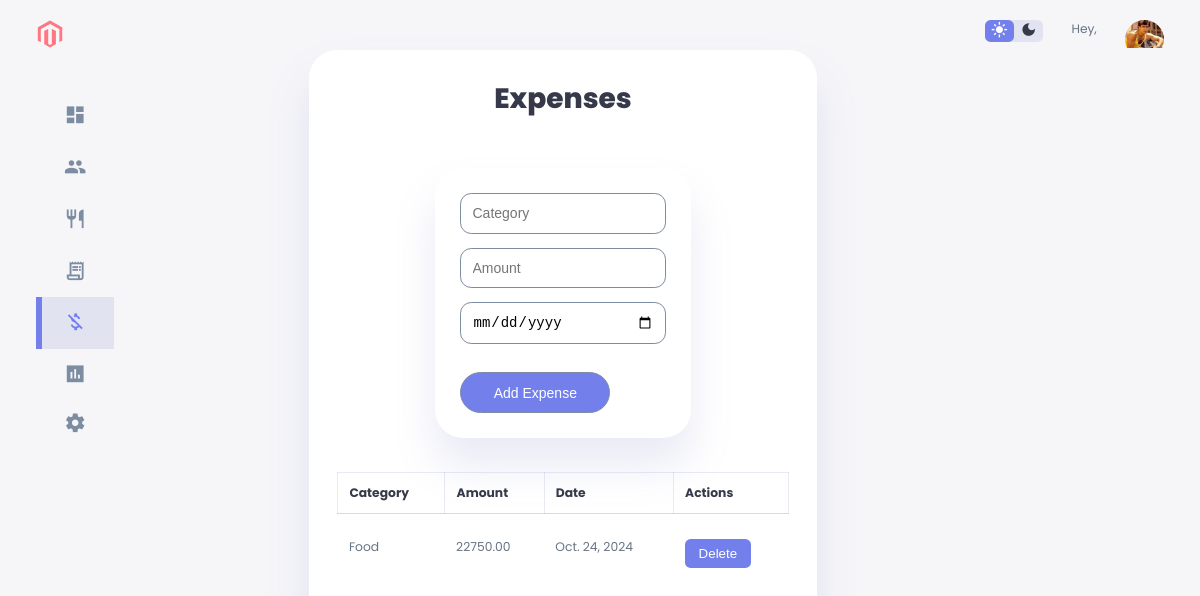
Before: /Dashboard/expense/ with the older database file.
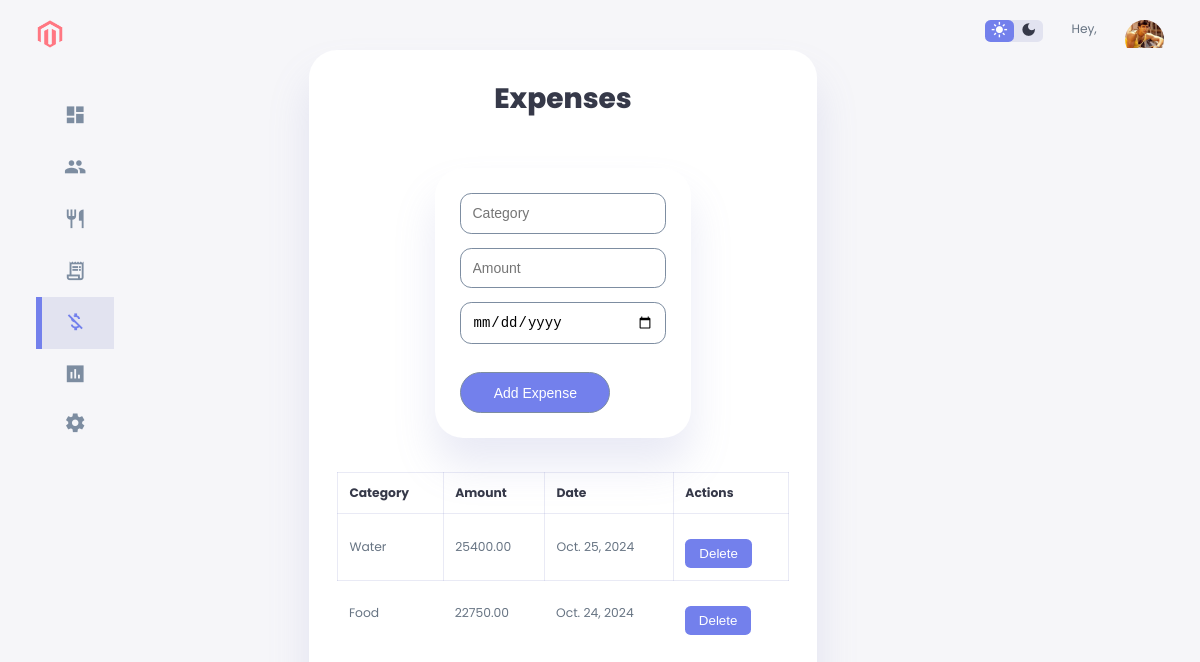
After: the same page with the newer database file.
### Dashboard/models.py (models this page shows, shortened)
class Expense(models.Model):
    user = models.ForeignKey(User, on_delete=models.CASCADE)  # Ensure this line exists
    organization = models.ForeignKey(Organization, null=True, blank=True, on_delete=models.SET_NULL)  # Optional, organization linked to the expense
    category = models.CharField(max_length=100)  # Category of the expense
    amount = models.DecimalField(max_digits=10, decimal_places=2)  # Amount of the expense
    date = models.DateField()  # Date of the expense
    description = models.TextField(blank=True, null=True)  # Optional description
    class Meta:
        ordering = ['-date']  # Order expenses by date (most recent first)

### Dashboard/views.py (the view, shortened to what this page needs)
# urls.py: path('expense/', expense_view, name='expense'),  # Expense page
def expense_view(request):
    return render(request, 'expense.html', {'expenses': Expense.objects.all()})

### Dashboard/templates/expense.html (shortened to what this page needs)
{% load static %}
<!DOCTYPE html>
<html lang="en">
<head>
    <link rel="stylesheet" href="{% static 'css/style.css' %}" />
    <link rel="stylesheet" href="{% static 'css/expense.css' %}" />
</head>
<body>
    <div class="container">
        <aside>
            <div class="top">
                <div class="logo">
                    <img src="{% static 'images/logo.png' %}" alt="Logo" />
                </div>
            </div>
            <div class="sidebar">
                <a href="{% url 'index' %}">
                    <span class="material-icons-sharp">dashboard</span>
                </a>
                <a href="{% url 'organization' %}">
                    <span class="material-icons-sharp">group</span>
                </a>
                <a href="{% url 'food-order' %}">
                    <span class="material-icons-sharp">restaurant</span>
                </a>
                <a href="{% url 'invoicing' %}" >
                    <span class="material-icons-sharp">receipt_long</span>
                </a>
                <a href="{% url 'expense' %}" class="active">
                    <span class="material-icons-sharp">money_off</span>
                </a>
                <a href="{% url 'reports' %}">
                    <span class="material-icons-sharp">assessment</span>
                </a>
                <a href="{% url 'profile' %}">
                    <span class="material-icons-sharp">settings</span>
                </a>
            </div>
        </aside>
        <main>
            <h1>Expenses</h1>
            <form method="POST">
                <input type="text" name="category" placeholder="Category" required>
                <input type="number" name="amount" placeholder="Amount" required>
                <input type="date" name="date" required>
                <button type="submit">Add Expense</button>
            </form>
            <table>
                <thead>
                    <tr>
                        <th>Category</th>
                        <th>Amount</th>
                        <th>Date</th>
                        <th>Actions</th>
                    </tr>
                </thead>
                <tbody>
                    {% for expense in expenses %}
                    <tr>
                        <td>{{ expense.category }}</td>
                        <td>{{ expense.amount }}</td>
                        <td>{{ expense.date }}</td>
                        <td><button onclick="deleteExpense({{ forloop.counter0 }})">Delete</button></td>
                    </tr>
                    {% endfor %}
                </tbody>
            </table>
        </main>
        <div class="right">
            <div class="top">
                <div class="theme-toggler">
                    <span class="material-icons-sharp active">light_mode</span>
                    <span class="material-icons-sharp">dark_mode</span>
                </div>
                <div class="profile">
                    <div class="info">
                        <p>Hey, <b>{{ user.username }}</b></p>
                    </div>
                    <div class="profile-photo">
                        <img src="{% static 'images/sallu-bhai.jpg' %}" alt="Profile Picture" />
                    </div>
                </div>
            </div>
        </div>
    </div>
</body>
</html>

Changed rows visible on the page:
added Expense: category "Water", amount "25400.00", date "Oct. 25, 2024"
